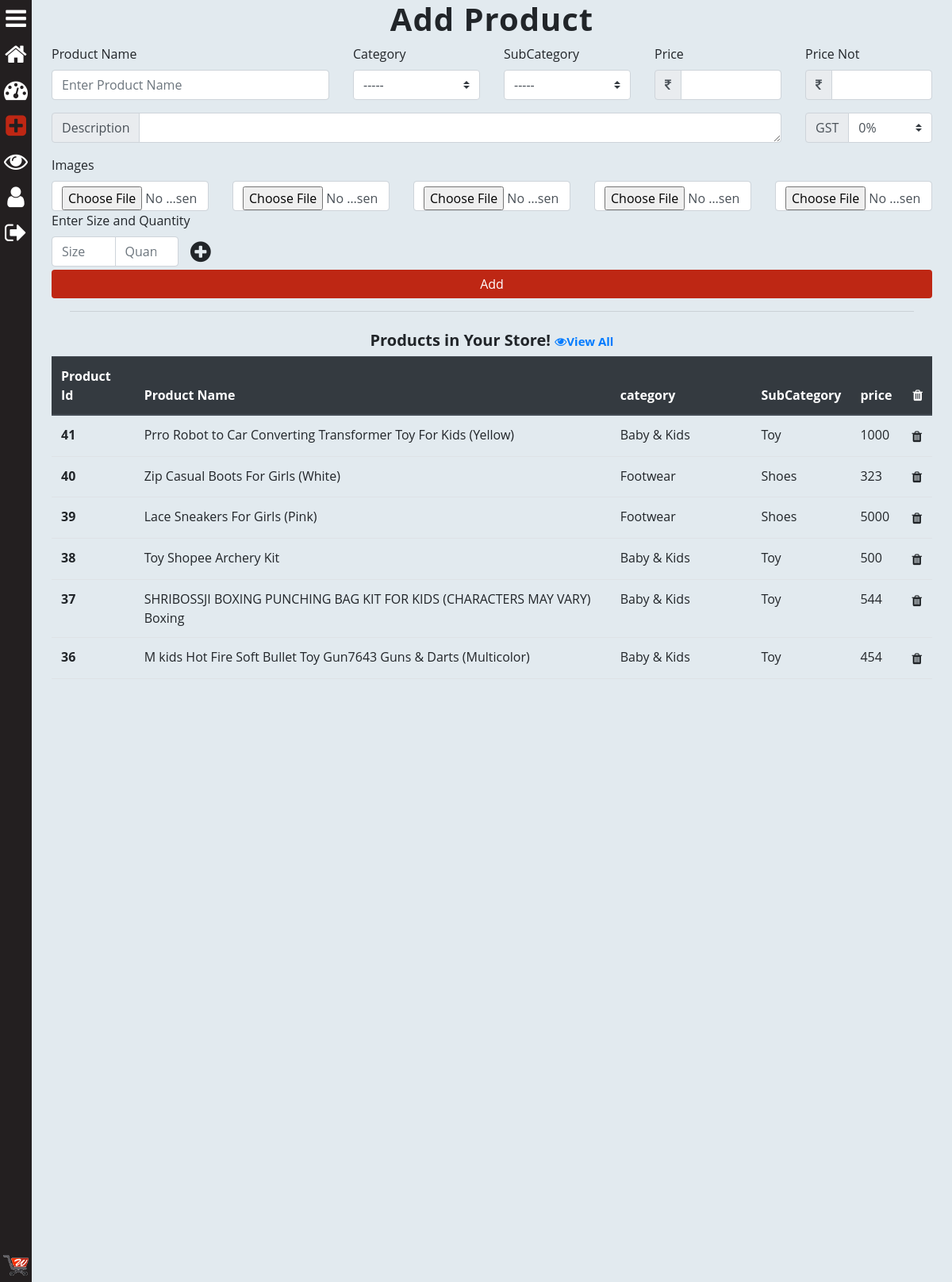
/seller/add_product/ (signed in), run on the app's committed database.
### saler/models.py (models this page shows, shortened)
class Product(models.Model):
	GST_CHOICES = (("0",'0'),("3",'3'),("5",'5'),("12",'12'),("18",'18'),("28",'28'))
	product_id = models.BigAutoField(primary_key=True)
	product_id2 = models.CharField(max_length=100,default='')
	shop = models.ForeignKey(User, on_delete=models.CASCADE,default='')
	product_name = models.CharField(max_length=100)
	category = models.ForeignKey(category, default="", verbose_name="Category", on_delete=models.SET_DEFAULT, null=True)
	subcategory = models.CharField(max_length=50, default="")
	price = models.IntegerField(default=0)
	price_not = models.IntegerField(default=999)
	desc = models.TextField()
	gst = models.CharField(default='0',max_length=3,choices=GST_CHOICES)
	pub_date = models.DateField(auto_now=True)
	image1 = models.ImageField(upload_to='products/images', default="",null=True)
	image2 = models.ImageField(upload_to='products/images', default="",null=True,blank=True)
	image3 = models.ImageField(upload_to='products/images', default="",null=True,blank=True)
	image4 = models.ImageField(upload_to='products/images', default="",null=True,blank=True)
	image5 = models.ImageField(upload_to='products/images', default="",null=True,blank=True)

class category(models.Model):
	name = models.CharField(max_length=50, default="")
	sub_Categories  = models.TextField(default="")
	def __str__(self):
		return f'{self.name}'

### saler/views.py (the view, shortened to what this page needs)
# urls.py: path('add_product/', views.add_product, name="add_product"),
@login_required
def add_product(request):
	if request.user.is_superuser or request.user.is_staff:
		prod = [p for p in Product.objects.all() if p.shop == request.user]
		if request.method == 'GET':
			pro_id = request.GET.get('pro_id', 0)
			del_prod = [p.product_id for p in Product.objects.all() if p.shop == request.user]
			if int(pro_id) in del_prod:
				Product.objects.filter(product_id=int(pro_id))[0].delete()
				messages.success(request, f'The Product of id {pro_id} is deleted !')
				return redirect('/seller/add_product/')
		subcat=[]
		for cat in category.objects.all():
			x = cat.sub_Categories.split(',')
			x.insert(0, cat)
			subcat.append(x)
		params = {
			'prod':prod[::-1][0:20],
			'cart_element_no' : len([p for p in MyCart.objects.all() if p.user == request.user]),
			'subcat':subcat,
			}
		return render(request, 'saler/add_product.html',params)
	else:
		return redirect("/")

### saler/templates/saler/add_product.html (shortened to what this page needs)
{% extends 'saler/base.html' %}
{% load crispy_forms_tags %}
{% block saler_body %}
<div class="container">
	<h1 style="text-align: center; letter-spacing: 1px; font-family: Sans-Serif Fonts; font-weight: bolder;">Add Product
	</h1>
	<form method="post" enctype="multipart/form-data">{% csrf_token %}
		<div class="row">
			<div class="col-md">
			  <div class="form-group">
			    <label for="ProductName">Product Name</label>
			    <input type="text" class="form-control" id="ProductName" name="prod_name" placeholder="Enter Product Name" required>
			  </div>
			</div>
			<div class="col-md-2">
			    <label for="ProductName">Category</label>
				<select class="custom-select" name="category" id="id_category">
				  <option selected>-----</option>
				</select>
			</div>
			<div class="col-md-2">
				<label for="ProductName">SubCategory</label>
				<select class="custom-select" name="subcategory" id="id_subcategory" >
					<option selected>-----</option>
				</select>
			</div>
			<div class="col-md-2">
				<label for="ProductName">Price</label>
				<div class="input-group mb-3">
				  <div class="input-group-prepend">
				    <span class="input-group-text"><i class="fa fa-inr" aria-hidden="true"></i></span>
				  </div>
				  <input type="number" class="form-control" aria-label="Amount (to the nearest dollar)" name="price" required>
				</div>
			</div>
			<div class="col-md-2">
				<label for="ProductName">Price Not</label>
				<div class="input-group mb-3">
				  <div class="input-group-prepend">
				    <span class="input-group-text"><i class="fa fa-inr" aria-hidden="true"></i></span>
				  </div>
				  <input type="number" class="form-control" aria-label="Amount (to the nearest dollar)" name="price_not" required>
				</div>
			</div>
		</div>
		<div class="row">
			<div class="col-md-10">
				<div class="input-group">
				  <div class="input-group-prepend">
				    <span class="input-group-text">Description</span>
				  </div>
				  <textarea class="form-control" rows="1" aria-label="With textarea" name="desc"></textarea>
				</div>
			</div>
			<div class="col-md-2">
				<div class="input-group mb-3">
				  <div class="input-group-prepend">
				    <label class="input-group-text" for="inputGroupSelect01">GST</label>
				  </div>
				<select class="custom-select" id="inputGroupSelect01" name="gst" id="inputGroupSelect01">
				  <option value="0" selected>0%</option>
				</select>
			</div>
		</div>
		</div>
		<label for="ProductName">Images</label>
		<div class="row">
			<div class="col-md">
				<input type="file" name="image1" accept="image/*" class="clearablefileinput form-control" required>
			</div>
			<div class="col-md">
				<input type="file" name="image2" accept="image/*" class="clearablefileinput form-control">
			</div>
			<div class="col-md">
				<input type="file" name="image3" accept="image/*" class="clearablefileinput form-control">
			</div>
			<div class="col-md">
				<input type="file" name="image4" accept="image/*" class="clearablefileinput form-control">
			</div>
			<div class="col-md">
				<input type="file" name="image5" accept="image/*" class="clearablefileinput form-control">
			</div>
		</div>
		<label>Enter Size and Quantity</label>
		<div class="row pb-1" id="sizes">
			<div class="col-sm-2">
				<div class="input-group">
				  <input type="text" aria-label="Size" class="form-control" placeholder="Size" name="size1" >
				  <input type="number" aria-label="Quantity" class="form-control" placeholder="Quantity" name="quantity1" >
				</div>
			</div>
			<i class="fa fa-plus-circle pt-1" aria-hidden="true" style="font-size: 30px;" onclick="addsizequn()"id='pls'></i>
		</div>
		<button type="submit" class="btn btn-primary"
			style="background-color: #be2714; border: none; width: 100%;">Add</button>
	</form>
</div>
<hr class="mr-5 ml-5 pb-2">
<div class="container">
	<h5 style="text-align: center; font-weight: bold;">Products in Your Store! <a href="{% url 'view_products' %}"
			style="font-size: 15px;"><i class="fa fa-eye" aria-hidden="true"></i>View All</a></h5>
	<div style="max-height: 420px; overflow-y: scroll;">
		<table class="table">
			<thead class="thead-dark">
				<tr>
					<th scope="col">Product Id</th>
					<th scope="col">Product Name</th>
					<th scope="col">category</th>
					<th scope="col">SubCategory</th>
					<th scope="col">price</th>
					<th scope="col" style="text-align: right;"><i class="fa fa-trash" aria-hidden="true"></i></th>
				</tr>
			</thead>
			<tbody>
				{% for pr in prod %}
				<tr>
					<th scope="row">{{pr.product_id}}</th>
					<td>{{pr.product_name}}</td>
					<td>{{pr.category}}</td>
					<td>{{pr.subcategory}}</td>
					<td>{{pr.price}}</td>
					<form>
						<td style="text-align: right;"><button type="submit" class="btn" style="margin: 0;padding: 0"><i
									class="fa fa-trash" aria-hidden="true"></i></button></td>
					</form>
				</tr>
				{% endfor %}
			</tbody>
		</table>
	</div>
</div>
{% endblock saler_body %}

### data on the page
Product: product_id "41", product_name "Prro Robot to Car Converting Transformer Toy For Kids (Yellow)", category "Baby & Kids", subcategory "Toy", price "1000"
Product: product_id "40", product_name "Zip Casual Boots For Girls (White)", category "Footwear", subcategory "Shoes", price "323"
Product: product_id "39", product_name "Lace Sneakers For Girls (Pink)", category "Footwear", subcategory "Shoes", price "5000"
Product: product_id "38", product_name "Toy Shopee Archery Kit", category "Baby & Kids", subcategory "Toy", price "500"
Product: product_id "37", product_name "SHRIBOSSJI BOXING PUNCHING BAG KIT FOR KIDS (CHARACTERS MAY VARY) Boxing", category "Baby & Kids", subcategory "Toy", price "544"
Product: product_id "36", product_name "M kids Hot Fire Soft Bullet Toy Gun7643 Guns & Darts (Multicolor)", category "Baby & Kids", subcategory "Toy", price "454"
